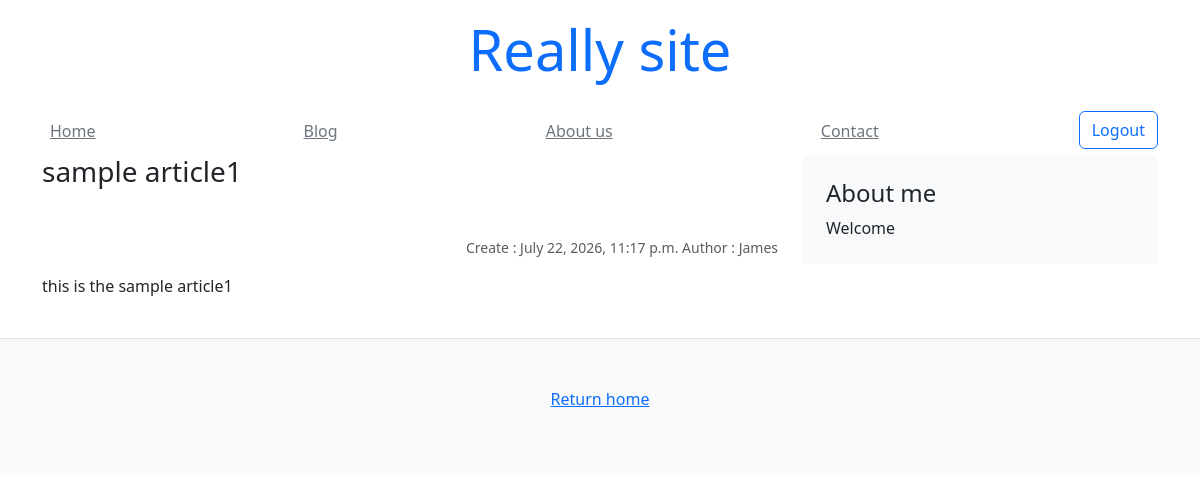
Page /blog/1/ on the committed database.
### blog/models.py (models this page shows)
class Article(models.Model):
    title = models.CharField(default="", max_length=255)
    text = models.TextField(default="", max_length=1024)
    author = models.CharField(default="", max_length=255)
    created_at = models.DateTimeField(auto_now_add=True)
    updated_at = models.DateTimeField(auto_now=True)

### blog/views.py (the view)
# urls.py: path('<slug:pk>/', views.article),
def article(request, pk):
    obj = Article.objects.get(pk=pk)
    print(obj)
    context = {
        "article": obj,
    }
    return render(request, "blog/article.html", context=context)

### templates/blog/article.html
{% extends "mysite/base.html" %}
{% block content %}
    <main class="container">
        <div class="row">
            <div class="col-md-8">
                <h3 class="pb-4 mb-4 font-italic">{{ article.title }}</h3>
                <p class="small text-muted text-end">Create : {{ article.created_at }} Author : {{ article.author }}</p>
                <p>{{ article.text }}</p>
            </div>
            <aside class="col-md-4">
                <div class="p-4 mb-3 bg-light rounded">
                    <h4 class="font-italic">About me</h4>
                    <p class="mb-0">Welcome</p>
                </div>
            </aside>
        </div>
    </main>
{% endblock content %}

### rows in the picture
Article: title "sample article1", created_at "July 22, 2026, 11:17 p.m.", author "James", text "this is the sample article1"
